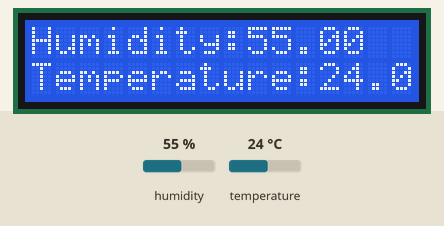
A sketch run on a simulated Arduino Uno, built with avr-gcc and run on an emulated ATmega328P. Parts: 16×2 character LCD. The test bench sets the inputs (shaded band); at power-on: humidity 55 %, temperature 24 °C.

Above: at 4.2 s.
4.3 s: humidity set to 22 %
At 5.6 s:
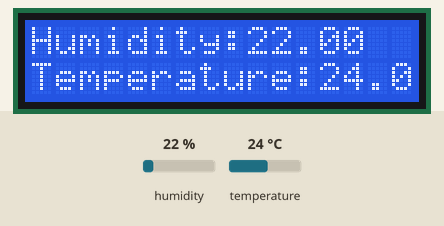
7.0 s: temperature set to 12 °C
At 8.1 s:
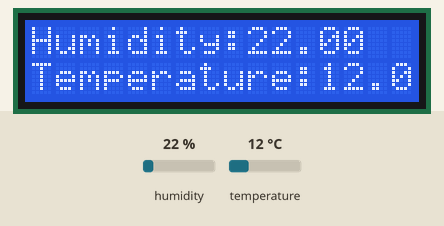
9.7 s: humidity set to 40 %
At 11.8 s:
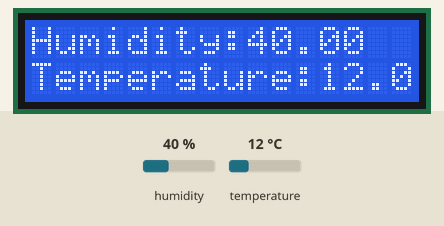
12.6 s: temperature set to 19 °C
At 14.2 s:
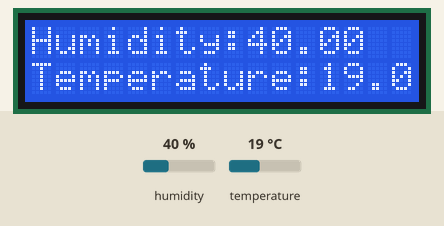
Timing chart, 0 to 15.7 s (numbered marks = the images above; inputs shaded):
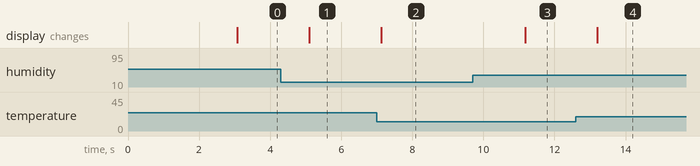

Measured:
- after the input at 4.3 s, the display: changes after 0.80 s (image 1)
- after the input at 7.0 s, the display: changes after 0.13 s (image 2)
- after the input at 9.7 s, the display: changes after 1.5 s (image 3)
- after the input at 12.6 s, the display: changes after 0.61 s (image 4)

The sketch:

LiquidCrystal_Temperature01.ino
```cpp
#include <LiquidCrystal.h>
#include "DHT.h"

LiquidCrystal lcd(12, 11, 5, 4, 3, 2); // RS, E, D4, D5, D6, D7
DHT dht;

void setup() {
  lcd.begin(16, 2); // จอกว้าง 16 ตัวอักษร 2 บรรทัด
  lcd.print("LCDisplay"); // แสดงผลคำว่า Hello, world! ออกหน้าจอ
  lcd.setCursor(0, 1); // เลื่อนเคเซอร์ไปบรรทัดที่ 2 ลำดับที่ 0 (ก่อนหน้าตัวอักษรแรก)
  lcd.print("www.ioxhop.com"); // แสดงผลคำว่า www.ioxhop.com
  delay(3000); // หน่วงเวลา 3 วินาที
  lcd.clear(); // ล้างหน้าจอ
  dht.setup(A0);
}

void loop() {
  float humidity = dht.getHumidity();
  float temperature = dht.getTemperature();
  lcd.setCursor(0, 0);
  lcd.print("Humidity:");lcd.print(humidity);
  lcd.setCursor(0, 1);
  lcd.print("Temperature:");lcd.print(temperature);
  delay(500); // หน่วงเวลา 0.5 วินาที
  //lcd.clear(); // ล้างหน้าจอ
 // delay(500); // หน่วงเวลา 0.5 วินาที
}
```
